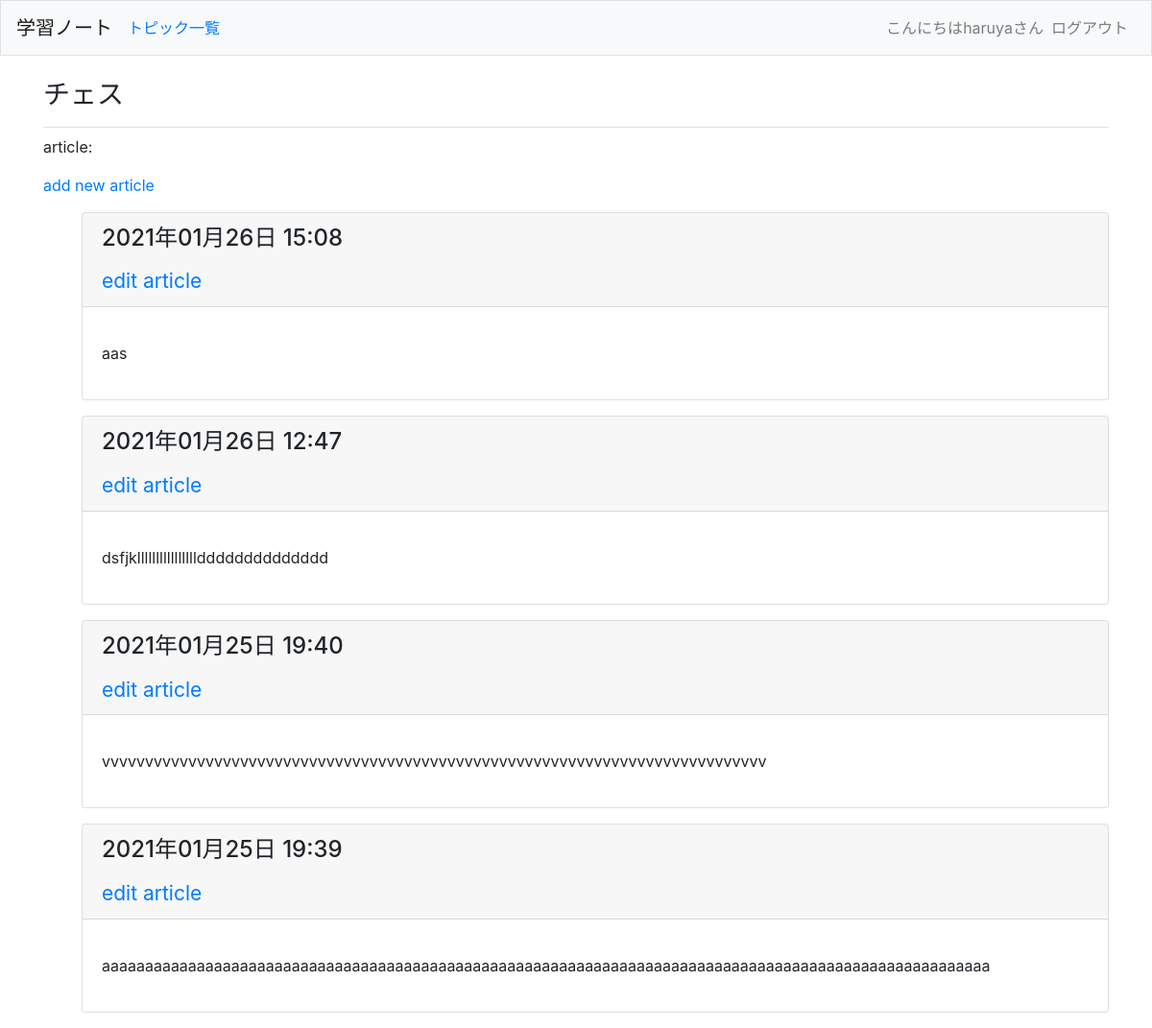
The page /topics/1/ (signed in) on the database its author committed.
### learning_logs/models.py (models this page shows, shortened)
class Topic(models.Model):
    text = models.CharField(max_length=200)
    date_added = models.DateTimeField(auto_now_add=True)
    owner = models.ForeignKey(User, on_delete=models.CASCADE)
    def __str__(self):
        return self.text

class Entry(models.Model):
    topic = models.ForeignKey(Topic, on_delete=models.CASCADE)
    text = models.TextField()
    date_added = models.DateTimeField(auto_now_add=True)
    class Meta:
        verbose_name_plural = 'entries'

### learning_logs/views.py (the view)
# urls.py: path('topics/<int:topic_id>/', views.topic, name='topic'),
@login_required
def topic(request, topic_id):
    topic = Topic.objects.get(id=topic_id)
    if topic.owner != request.user:
        raise Http404
    entries = topic.entry_set.order_by('-date_added')
    context = {'topic': topic, 'entries': entries}
    return render(request, 'learning_logs/topic.html', context)

### learning_logs/templates/learning_logs/topic.html
{% extends "learning_logs/base.html" %}
{% block page_header %}
  <h3>{{topic}}</h3>
{% endblock page_header %}
{% block content %}
  <p>article:</p>
  <p>
    <a href="{%url 'learning_logs:new_entry' topic.id%}">add new article</a>
  </p>
  <ul>
    {% for entry in entries %}
      <div class="card mb-3">
        <h4 class="card-header">
          <p>{{ entry.date_added|date:'Y年m月d日 H:i'}}</p>
          <small><a href="{%url 'learning_logs:edit_entry' entry.id%}">edit article</a></small>
        </h4>
        <div class="card-body">
          <p>{{ entry.text|linebreaks}}</p>
        </div>
      </div>
     {% empty %}
     <p>no article</p>
    {% endfor %}
  </ul>
{% endblock content %}

### learning_logs/templates/learning_logs/base.html (shortened to what this page needs)
{% load bootstrap4 %}
<!DOCTYPE html>
<html lang="ja">
<head>
  {% bootstrap_css %}
</head>
<body>
  <nav class="navbar navbar-expand-md navbar-light bg-light mb-4 border">
    <a href="{%url 'learning_logs:index'%}" class="navbar-brand">学習ノート</a>
    <div class="collapse navbar-collapse" id="navbarCollapse">
      <ul class="navbar-nav mr-auto">
        <li class="nav-item">
          <a href="{%url 'learning_logs:topics'%}" class="navlink">トピック一覧</a>
        </li>
      </ul>
      <ul class="navbar-nav ml-auto">
        {% if user.is_authenticated %}
          <li class="nav-item">
            <span class="navbar-text">こんにちは{{user.username}}さん</span>
          </li>
          <li class="nav-item">
            <a href="{%url 'users:logout'%}" class="nav-link">ログアウト</a>
          </li>
        {% endif %}
      </ul>
    </div>
  </nav>
  <main role='main' class="container">
    <div class="pb-2 mb-2 border-bottom">
      {% block page_header %}
      {% endblock page_header %}
    </div>
    <div>
      {% block content %}
      {% endblock content %}
    </div>
  </main>
</body>
</html>

### rows shown on the page
Topic: text "チェス"
Entry: date_added "2021年01月26日 15:08", text "aas"
Entry: date_added "2021年01月26日 12:47", text "dsfjklllllllllllllllldddddddddddddd"
Entry: date_added "2021年01月25日 19:40", text "vvvvvvvvvvvvvvvvvvvvvvvvvvvvvvvvvvvvvvvvvvvvvvvvvvvvvvvvvvvvvvvvvvvvvvvvvvvvv"
Entry: date_added "2021年01月25日 19:39", text "aaaaaaaaaaaaaaaaaaaaaaaaaaaaaaaaaaaaaaaaaaaaaaaaaaaaaaaaaaaaaaaaaaaaaaaaaaaaaaaaaaaaaaaaaaaaaaaaaaaaaaa"

### other values the page prints
{{ user.username }} "haruya"
